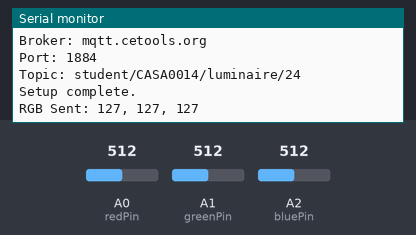
This sketch was run on a simulated Arduino MKR. On the bench: the last lines printed to the serial monitor. The test bench sets the inputs (shaded band); at power-on: A0 (redPin) = 512, A1 (greenPin) = 512, A2 (bluePin) = 512 (analog values on the 0–1023 scale). WiFi joins after 1.5 s; servers stay silent unless stated; no MQTT or app messages arrive unless stated; not simulated (calls return 0 or success): arduino_secrets.h.

Above: at 2.8 s.
2.9 s: A0 (redPin) set to 716
At 4.1 s:
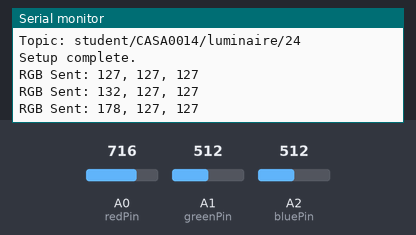
4.4 s: A1 (greenPin) set to 716
At 5.6 s:
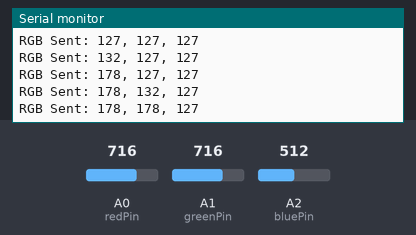
5.9 s: A2 (bluePin) set to 716
At 6.5 s:
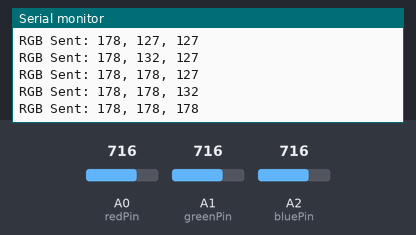
7.4 s: A0 (redPin) set to 900
At 8.6 s:
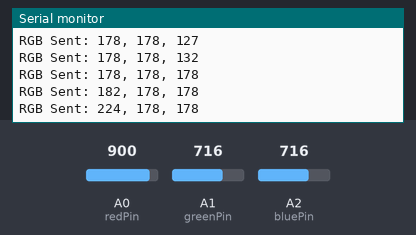
8.9 s: A1 (greenPin) set to 900
At 9.9 s:
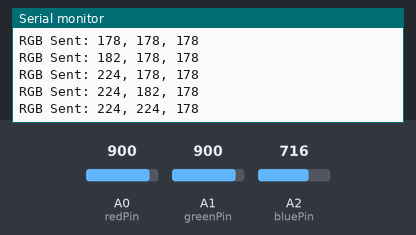
10.4 s: A2 (bluePin) set to 900
At 11.2 s:
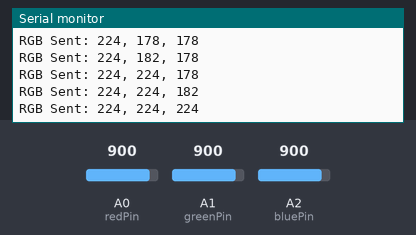
Timing chart, 0 to 12.9 s (numbered marks = the images above; inputs shaded):
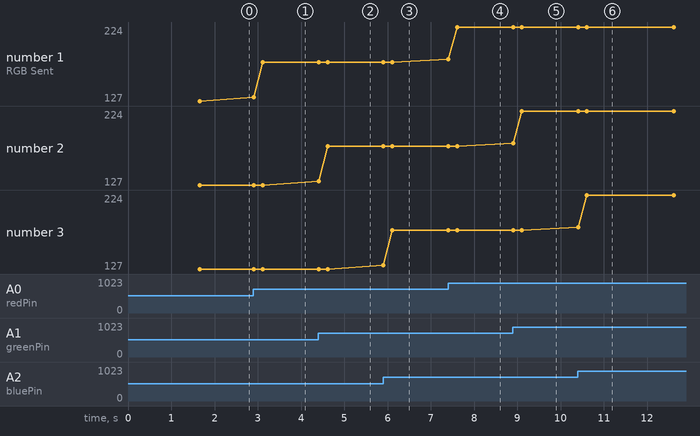

Measured:
- after the input at 2.9 s, the serial monitor: prints a new line at once (image 1)
- after the input at 4.4 s, the serial monitor: prints a new line at once (image 2)
- after the input at 5.9 s, the serial monitor: prints a new line at once (image 3)
- after the input at 7.4 s, the serial monitor: prints a new line at once (image 4)
- after the input at 8.9 s, the serial monitor: prints a new line at once (image 5)
- after the input at 10.4 s, the serial monitor: prints a new line at once (image 6)
- plotted number 1: 127 → 178 after the input at 2.9 s, 178 → 224 after the input at 7.4 s

The sketch:

colour_duel_v1.ino
```cpp
/*
  ======================================================
  COLOUR DUEL - VERSION 1
  Basic RGB Colour Mixer
  ======================================================

  Module: CASA0014 - Prototyping the Internet of Things
  Board: Arduino MKR WiFi 1010

  INPUT:
  Red rotary sensor   -> A0
  Green rotary sensor -> A1
  Blue rotary sensor  -> A2

  OUTPUT:
  Vespera / Lumi (72 RGB LEDs)

  FEATURES:
  - Free RGB colour mixing
  - Three independent rotary controls
  - Real-time RGB adjustment
  - Analog-to-RGB mapping (0-1023 to 0-255)
  - RGB values displayed in Serial Monitor
  - Moving average sensor smoothing
  - WiFi + MQTT communication
  - Real-time colour display on all 72 LEDs

  DESCRIPTION:
  This initial version explores physical RGB colour
  mixing using three rotary sensors.

  Users can freely adjust the red, green and blue
  channels and observe the resulting colour changes
  on the Vespera / Lumi LED interface.

  MQTT:
  Broker: mqtt.cetools.org
  Port: 1884
  Topic: student/CASA0014/luminaire/24

  SERIAL BAUD RATE: 9600
*/

#include <WiFiNINA.h>
#include <PubSubClient.h>
#include "arduino_secrets.h"

// =====================================
// 1. TEST MODE
// =====================================

// true  = automatic colour test
// false = control colours with rotary sensors

const bool TEST_MODE = false;

// =====================================
// 2. SENSOR SETTINGS
// =====================================

const int redPin = A0;
const int greenPin = A1;
const int bluePin = A2;

const int sampleCount = 10;

int redSamples[sampleCount] = {0};
int greenSamples[sampleCount] = {0};
int blueSamples[sampleCount] = {0};

int sampleIndex = 0;

// =====================================
// 3. WIFI / MQTT SETTINGS
// =====================================

const char* ssid = SECRET_SSID;
const char* wifiPassword = SECRET_PASS;

const char* mqttUser = SECRET_MQTTUSER;
const char* mqttPassword = SECRET_MQTTPASS;

const char* mqttServer = "mqtt.cetools.org";

// Test authenticated MQTT port
const int mqttPort = 1884;

const char* mqttTopic =
  "student/CASA0014/luminaire/24";

WiFiClient wifiClient;
PubSubClient client(wifiClient);

// =====================================
// 4. VESPERA SETTINGS
// =====================================

const int numLeds = 72;
const int payloadSize = numLeds * 3;

byte RGBpayload[payloadSize];

// =====================================
// 5. TIMING SETTINGS
// =====================================

unsigned long lastPublish = 0;
unsigned long lastMQTTAttempt = 0;
unsigned long lastWiFiAttempt = 0;

const unsigned long publishInterval = 200;
const unsigned long refreshInterval = 2000;

const unsigned long mqttRetryInterval = 5000;
const unsigned long wifiRetryInterval = 10000;

int lastRed = -1;
int lastGreen = -1;
int lastBlue = -1;

// Fixed colour test
int testStep = 0;
unsigned long lastTestChange = 0;
const unsigned long testDuration = 3000;

// =====================================
// 6. CONNECT WIFI
// =====================================

void connectWiFi() {

  if (WiFi.status() == WL_CONNECTED) {
    return;
  }

  Serial.println("Connecting to Wi-Fi...");

  WiFi.begin(ssid, wifiPassword);

  unsigned long start = millis();

  while (WiFi.status() != WL_CONNECTED &&
         millis() - start < 15000) {

    delay(500);
    Serial.print(".");
  }

  Serial.println();

  if (WiFi.status() == WL_CONNECTED) {

    Serial.println("Wi-Fi connected!");

    Serial.print("IP: ");
    Serial.println(WiFi.localIP());

  } else {

    Serial.println("Wi-Fi connection failed!");
  }
}

// =====================================
// 7. CONNECT MQTT
// =====================================

void connectMQTT() {

  if (client.connected()) {
    return;
  }

  if (WiFi.status() != WL_CONNECTED) {
    return;
  }

  Serial.println("Connecting to MQTT...");

  String clientId =
    "RGBMixer24-" +
    String((unsigned long)millis(), HEX);

  bool success = client.connect(
    clientId.c_str(),
    mqttUser,
    mqttPassword
  );

  if (success) {

    Serial.println("MQTT connected!");

    Serial.print("Broker: ");
    Serial.println(mqttServer);

    Serial.print("Port: ");
    Serial.println(mqttPort);

    Serial.print("Topic: ");
    Serial.println(mqttTopic);

    lastRed = -1;
    lastGreen = -1;
    lastBlue = -1;

    lastPublish = millis() - refreshInterval;

  } else {

    Serial.print("MQTT connection failed. State: ");
    Serial.println(client.state());
  }
}

// =====================================
// 8. SENSOR READING
// =====================================

void updateSamples() {

  redSamples[sampleIndex] = analogRead(redPin);
  greenSamples[sampleIndex] = analogRead(greenPin);
  blueSamples[sampleIndex] = analogRead(bluePin);

  sampleIndex = (sampleIndex + 1) % sampleCount;
}

int calculateAverage(int samples[]) {

  long total = 0;

  for (int i = 0; i < sampleCount; i++) {
    total += samples[i];
  }

  return total / sampleCount;
}

// =====================================
// 9. RGB MAPPING
// =====================================

int convertToRGB(int rawValue) {

  rawValue = constrain(rawValue, 0, 1023);

  return constrain(
    map(rawValue, 0, 1023, 0, 255),
    0,
    255
  );
}

// =====================================
// 10. CREATE RGB PAYLOAD
// =====================================

void createRGBPayload(int r, int g, int b) {

  for (int pixel = 0; pixel < numLeds; pixel++) {

    RGBpayload[pixel * 3] = (byte)r;
    RGBpayload[pixel * 3 + 1] = (byte)g;
    RGBpayload[pixel * 3 + 2] = (byte)b;
  }
}

// =====================================
// 11. PUBLISH RGB
// =====================================

bool sendRGB(int r, int g, int b) {

  if (!client.connected()) {

    Serial.println("MQTT disconnected!");
    return false;
  }

  createRGBPayload(r, g, b);

  bool success = client.publish(
    mqttTopic,
    RGBpayload,
    (unsigned int)payloadSize
  );

  if (success) {

    Serial.print("RGB Sent: ");
    Serial.print(r);
    Serial.print(", ");
    Serial.print(g);
    Serial.print(", ");
    Serial.println(b);

    return true;

  } else {

    Serial.println("MQTT publish FAILED!");

    Serial.print("State: ");
    Serial.println(client.state());

    Serial.print("Buffer: ");
    Serial.println(client.getBufferSize());

    Serial.print("Payload: ");
    Serial.println(payloadSize);

    return false;
  }
}

// =====================================
// 12. FIXED COLOUR TEST
// =====================================

void getTestColour(int &r, int &g, int &b) {

  switch (testStep) {

    case 0:
      r = 255;
      g = 0;
      b = 0;
      break;

    case 1:
      r = 0;
      g = 255;
      b = 0;
      break;

    case 2:
      r = 0;
      g = 0;
      b = 255;
      break;

    default:
      r = 255;
      g = 255;
      b = 255;
      break;
  }
}

// =====================================
// 13. SETUP
// =====================================

void setup() {

  Serial.begin(9600);

  while (!Serial && millis() < 5000) {
  }

  analogReadResolution(10);

  Serial.println();
  Serial.println("==========================");
  Serial.println("RGB COLOUR MIXER");
  Serial.println("VESPERA LIGHT ID: 24");
  Serial.println("==========================");

  Serial.print("Test Mode: ");
  Serial.println(TEST_MODE ? "ON" : "OFF");

  // Initialise sensor buffers
  for (int i = 0; i < sampleCount; i++) {
    updateSamples();
    delay(10);
  }

  // Configure MQTT buffer
  bool bufferOK = client.setBufferSize(512);

  Serial.print("Buffer configured: ");
  Serial.println(bufferOK ? "YES" : "NO");

  Serial.print("Buffer size: ");
  Serial.println(client.getBufferSize());

  client.setServer(mqttServer, mqttPort);

  connectWiFi();
  connectMQTT();

  lastTestChange = millis();

  Serial.println("Setup complete.");
}

// =====================================
// 14. MAIN LOOP
// =====================================

void loop() {

  unsigned long now = millis();

  // Wi-Fi reconnection
  if (WiFi.status() != WL_CONNECTED) {

    if (now - lastWiFiAttempt >= wifiRetryInterval) {

      lastWiFiAttempt = now;
      connectWiFi();
    }
  }

  // MQTT reconnection
  if (WiFi.status() == WL_CONNECTED) {

    if (!client.connected()) {

      if (now - lastMQTTAttempt >= mqttRetryInterval) {

        lastMQTTAttempt = now;
        connectMQTT();
      }

    } else {

      client.loop();
    }
  }

  // Read sensors continuously
  updateSamples();

  int red = 0;
  int green = 0;
  int blue = 0;

  // ===================================
  // TEST MODE
  // ===================================

  if (TEST_MODE) {

    if (now - lastTestChange >= testDuration) {

      testStep = (testStep + 1) % 4;
      lastTestChange = now;
    }

    getTestColour(red, green, blue);

  } else {

    // =================================
    // ROTARY SENSOR MODE
    // =================================

    int redRaw = calculateAverage(redSamples);
    int greenRaw = calculateAverage(greenSamples);
    int blueRaw = calculateAverage(blueSamples);

    red = convertToRGB(redRaw);
    green = convertToRGB(greenRaw);
    blue = convertToRGB(blueRaw);
  }

  // ===================================
  // MQTT PUBLISH
  // ===================================

  bool colourChanged =
    red != lastRed ||
    green != lastGreen ||
    blue != lastBlue;

  bool refreshNeeded =
    now - lastPublish >= refreshInterval;

  if (client.connected() &&
      now - lastPublish >= publishInterval &&
      (colourChanged || refreshNeeded)) {

    bool success = sendRGB(red, green, blue);

    if (success) {

      lastRed = red;
      lastGreen = green;
      lastBlue = blue;
    }

    lastPublish = now;
  }

  delay(10);
}
```
